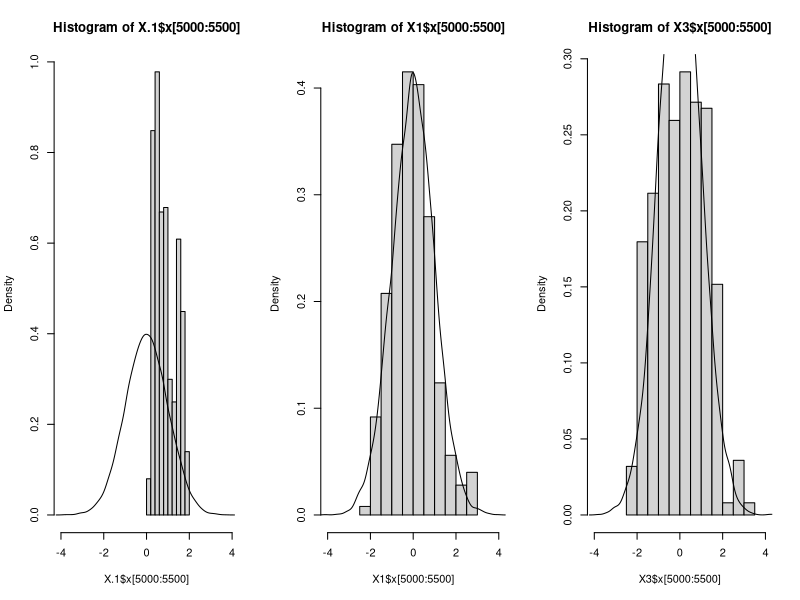

Generate this figure with R: (Note: this script raises an error after producing the figure.)
options(scipen = 999)
pi <- function(x){
  exp((-x^2)/2)
}

q <- function(x, y, delta){
  x + runif(1, -delta, delta)
}

metropolis1 <- function(delta, x0, pi, q, burn, n){
  #1) Etapa de inicialização
  t <- 1
  x <- x0
  if(pi(x) <= 0){
    return("Inicie com outro valor")
  }
  count <- 0
  while(t < burn + n){
    t <- t+1
    #2)
    y <- q(x[t-1], y, delta)
    #3)
    
    if(runif(1) <= min(c(1, pi(y)/pi(x[t-1])))){
      x[t] <- y
      count <- count+1
    } else {
      x[t] <- x[t-1]
    }
    
  }
  return(list(x= x, acceptRate = count/(burn + n)))
}


X.1 <- metropolis1(delta = .1, x0 = 0, pi = pi, 
                   q = q, burn = 5000, n = 500)
X.5 <- metropolis1(delta = .5, x0 = 0, pi = pi, 
                   q = q, burn = 5000, n = 500)
X1 <- metropolis1(delta = 1, x0 = 0, pi = pi, 
                   q = q, burn = 5000, n = 500)
X3 <- metropolis1(delta = 3, x0 = 0, pi = pi, 
                  q = q, burn = 5000, n = 500)


X10 <- metropolis1(delta = 10, x0 = 0, pi = pi, 
                   q = q, burn = 5000, n = 500)

X.1$acceptRate
X.5$acceptRate
X1$acceptRate
X3$acceptRate
X10$acceptRate

par(mfrow = c(1, 3))
hist(X.1$x[5000:5500], xlim = c(-4, 4), freq = FALSE)
lines(density(rnorm(10000)))
hist(X1$x[5000:5500], xlim = c(-4, 4), freq = FALSE)
lines(density(rnorm(10000)))
hist(X3$x[5000:5500], xlim = c(-4, 4), freq = FALSE)
lines(density(rnorm(10000)))

par(mfrow = c(1, 3))
plot(X.1, type = "l")
plot(X1, type = "l")
plot(X10, type = "l")

par(mfrow = c(2, 3))
acf(X.1$x[5000:5500])
acf(X.5$x[5000:5500])
acf(X1$x[5000:5500])
acf(X3$x[5000:5500])
acf(X10$x[5000:5500])

ks.test(X.1$x[5000:5500], "pnorm")
ks.test(X.5$x[5000:5500], "pnorm")
ks.test(X1$x[5000:5500], "pnorm")
ks.test(X3$x[5000:5500], "pnorm")
ks.test(X10$x[5000:5500], "pnorm")


par(mfrow = c(2, 3))
hist(X.1$x[5000:5500][seq(0, 500, by = 5)], xlim = c(-4, 4), freq = FALSE)
lines(density(rnorm(10000)))
hist(X.5$x[5000:5500][seq(0, 500, by = 5)], xlim = c(-4, 4), freq = FALSE)
lines(density(rnorm(10000)))
hist(X1$x[5000:5500][seq(0, 500, by = 5)], xlim = c(-4, 4), freq = FALSE)
lines(density(rnorm(10000)))
hist(X3$x[5000:5500][seq(0, 500, by = 5)], xlim = c(-4, 4), freq = FALSE)
lines(density(rnorm(10000)))
hist(X10$x[5000:5500][seq(0, 500, by = 5)], xlim = c(-4, 4), freq = FALSE)
lines(density(rnorm(10000)))

ks.test(X.1$x[5000:5500][seq(0, 500, by = 5)], "pnorm")
ks.test(X.5$x[5000:5500][seq(0, 500, by = 5)], "pnorm")
ks.test(X1$x[5000:5500][seq(0, 500, by = 5)], "pnorm")
ks.test(X3$x[5000:5500][seq(0, 500, by = 5)], "pnorm")
ks.test(X10$x[5000:5500][seq(0, 500, by = 5)], "pnorm")

acf(X.1$x[5000:5500][seq(0, 500, by = 5)])
acf(X.5$x[5000:5500][seq(0, 500, by = 5)])
acf(X1$x[5000:5500][seq(0, 500, by = 5)])
acf(X3$x[5000:5500][seq(0, 500, by = 5)])
acf(X10$x[5000:5500][seq(0, 500, by = 5)])
